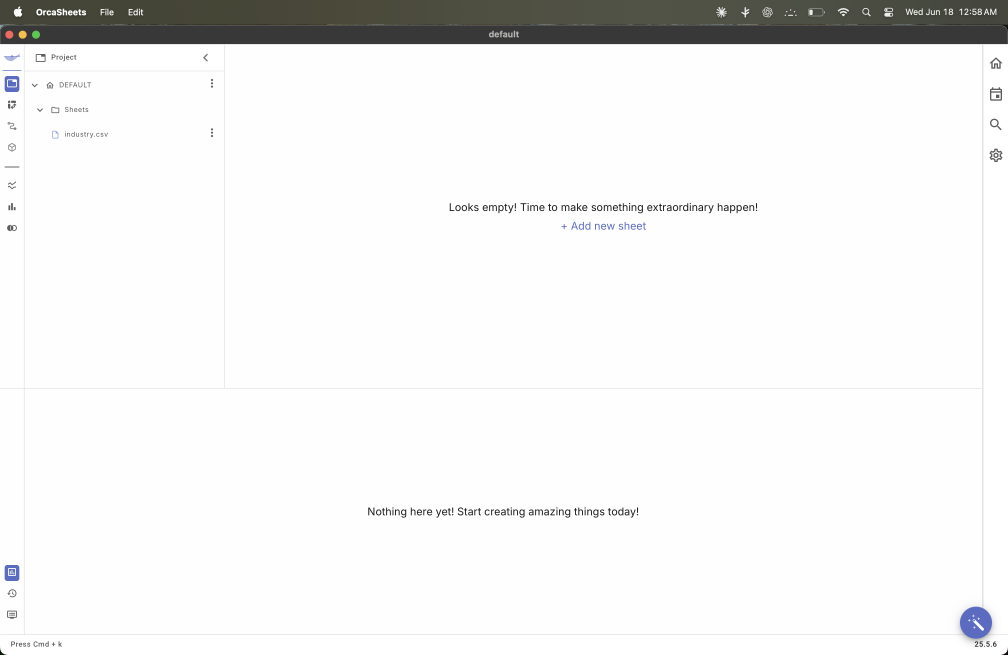
#> input picture ss02.png, 3024 x 1964 px (shown at 1/3 size)
$ python test_dynamic_detection.py
#> lines starting #> are read from the running program, lines starting #| are printed output that depends on the picture; after the words box and inside, x2 and y2 are one past the last pixel; in counts of white or black regions, pixels touching at a corner belong together
### tools/orcasheets/core/vision.py
import base64
from typing import Optional, Tuple, List
import asyncio

# Optional imports for vision capabilities
try:
    import cv2
    import numpy as np
    from PIL import Image
    HAS_VISION = True
except ImportError:
    HAS_VISION = False


class ScreenAnalyzer:
    """
    Analyzes screenshots to find UI elements dynamically.
    This reduces reliance on hardcoded coordinates.
    """

    def __init__(self):
        self.confidence_threshold = 0.8

    def base64_to_opencv(self, base64_image: str):
        """Convert base64 image to OpenCV format"""
        if not HAS_VISION:
            raise ImportError("OpenCV not available. Install with: pip install opencv-python")
        image_data = base64.b64decode(base64_image)
        nparr = np.frombuffer(image_data, np.uint8)
        image = cv2.imdecode(nparr, cv2.IMREAD_COLOR)
#> image is the input picture: shape (1964, 3024, 3); mean B, G, R 240.3, 240.6, 240.6
        return image

    # [8 lines left out: function find_button_by_text_area, not called in this run]

    def find_add_new_sheet_button(self, base64_image: str) -> Optional[Tuple[int, int]]:
        """
        Find the 'Add new sheet' button in the screenshot.
        Uses multiple detection methods.
        """
        if not HAS_VISION:
            # Fallback to approximate center if no computer vision
            return self._fallback_add_new_sheet_location()

        image = self.base64_to_opencv(base64_image)
        height, width = image.shape[:2]

        # Method 1: Look for blue/link-colored text areas
        coords = self._find_by_color_pattern(image)
        if coords:
            return coords

        # Method 2: Look for text-like regions in the center area
        coords = self._find_by_text_region(image)
        if coords:
            return coords

        # Method 3: Fallback to center area where "Add new sheet" typically appears
        return self._fallback_add_new_sheet_location()

    def _find_by_color_pattern(self, image) -> Optional[Tuple[int, int]]:
        """Find button by looking for blue/link colors"""
        try:
            # Convert to HSV for better color detection
            hsv = cv2.cvtColor(image, cv2.COLOR_BGR2HSV)
#> hsv: shape (1964, 3024, 3); mean H, S, V 1.9, 2.2, 240.8

            # Look for blue-ish colors (common in links/buttons)
            lower_blue = np.array([100, 50, 50])
            upper_blue = np.array([130, 255, 255])

            mask = cv2.inRange(hsv, lower_blue, upper_blue)
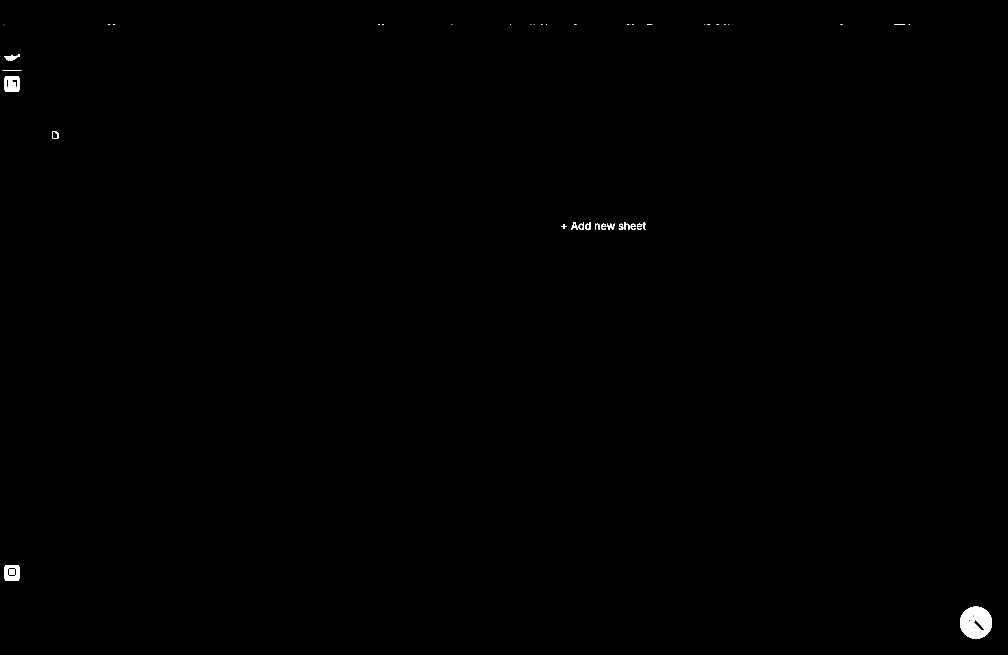
#> mask: shape (1964, 3024) (shown at 1/3 size); 0.21% white; 49 white regions (27 under 20 px)

            # Find contours
            contours, _ = cv2.findContours(mask, cv2.RETR_EXTERNAL, cv2.CHAIN_APPROX_SIMPLE)
#> contours = 46 contours, 28 with area under 20; largest, box (x1, y1, x2, y2) and area: (2880, 1820, 2976, 1916) 7150, (14, 1695, 58, 1743) 1981, (14, 228, 58, 276) 1981, (157, 393, 175, 415) 339, (1736, 666, 1752, 689) 230

            # Look for appropriately sized regions
            for contour in contours:
                area = cv2.contourArea(contour)
                if 100 < area < 5000:  # Filter by size
                    x, y, w, h = cv2.boundingRect(contour)
                    # Check if it's in the center area and reasonable size
                    center_x, center_y = x + w // 2, y + h // 2
                    img_center_x, img_center_y = image.shape[1] // 2, image.shape[0] // 2

                    # Prefer elements closer to center
                    if abs(center_x - img_center_x) < img_center_x // 2:
                        return (center_x, center_y)
#> this loop made 4 passes
#> (area, x, y, w, h, center_x, center_y, img_center_x) on passes 2, 4: (1981, 14, 1695, 44, 48, 36, 1719, 1512), (138, 1911, 671, 15, 18, 1918, 680, 1512)

        except Exception as e:
            print(f"Color detection failed: {e}")

        return None

    # [39 lines left out: function _find_by_text_region, not called in this run]

    def _fallback_add_new_sheet_location(self) -> Tuple[int, int]:
        """Fallback location for Add new sheet button"""
        # Based on typical screen layouts, "Add new sheet" is usually in center
        # This is a reasonable fallback
        return (683, 400)  # Approximate center area

    # [53 lines left out: functions find_project_in_list, find_search_box, detect_file_dialog, find_file_in_dialog, not called in this run]

    async def wait_for_element(self, automation_instance, element_finder, timeout: int = 10) -> Optional[Tuple[int, int]]:
        """
        Wait for a UI element to appear and return its coordinates.

        Args:
            automation_instance: Instance of OrcaSheetsAutomation
            element_finder: Function that takes base64_image and returns coordinates
            timeout: Maximum time to wait in seconds
        """
        start_time = asyncio.get_event_loop().time()

        while asyncio.get_event_loop().time() - start_time < timeout:
            screenshot = await automation_instance._take_screenshot()
            if screenshot.base64_image:
                coords = element_finder(screenshot.base64_image)
                if coords:
                    return coords

            await asyncio.sleep(0.5)

        return None

    # [27 lines left out: function analyze_screen_state, not called in this run]

### tools/orcasheets/orcasheets_automation.py
import asyncio
import time
from pathlib import Path
from typing import Optional, Union
import base64

from ..computer import ComputerTool
from ..base import ToolResult
from .core.vision import ScreenAnalyzer
from .core.applescript_helper import AppleScriptHelper

# Optional imports for vision capabilities
try:
    import cv2
    import numpy as np
    from PIL import Image
    HAS_VISION = True
except ImportError:
    HAS_VISION = False


class OrcaSheetsAutomation:
    """
    OrcaSheets automation framework that wraps computer.py functionality
    for OrcaSheets-specific tasks.
    """

    def __init__(self):
        self.computer = ComputerTool()
        self.wait_time = 2.0  # Default wait time between actions
        self.screen_analyzer = ScreenAnalyzer()
        self.applescript = AppleScriptHelper()

    async def _wait(self, seconds: Optional[float] = None):
        """Wait for specified time or default wait time"""
        await asyncio.sleep(seconds or self.wait_time)

    async def _take_screenshot(self) -> ToolResult:
        """Take a screenshot and return the result"""
        return await self.computer(action="screenshot")

    async def _find_text_in_screenshot(self, text: str, screenshot_result: ToolResult) -> Optional[tuple[int, int]]:
        """
        Find text in screenshot using OCR-like approach.
        This is a simplified implementation - in production you'd want to use proper OCR.
        For now, this returns None and we'll rely on coordinate-based clicking with visual inspection.
        """
        # TODO: Implement proper OCR text detection
        # For now, return None to indicate text-based clicking is not implemented
        return None

    async def _find_element_by_color_pattern(self, screenshot_result: ToolResult, color_range: tuple) -> Optional[tuple[int, int]]:
        """
        Find UI elements by color patterns in screenshot.
        This is a placeholder for more sophisticated image recognition.
        """
        # TODO: Implement color-based element detection
        return None

    async def open_spotlight(self):
        """Open macOS Spotlight search"""
        print("Opening Spotlight...")
        result = await self.computer(action="key", text="cmd+space")
        await self._wait(1.0)
        return result

    async def search_and_open_app(self, app_name: str = "OrcaSheets"):
        """Search for and open an application using Spotlight"""
        print(f"Searching for {app_name}...")

        # Open Spotlight
        await self.open_spotlight()

        # Type app name
        await self.computer(action="type", text=app_name)
        await self._wait(1.0)

        # Press Enter to open
        result = await self.computer(action="key", text="Return")
        await self._wait(3.0)  # Wait for app to launch

        print(f"{app_name} opened successfully")
        return result

    async def wait_for_app_launch(self, timeout: int = 10):
        """Wait for OrcaSheets to fully launch"""
        print("Waiting for app to launch...")
        start_time = time.time()

        while time.time() - start_time < timeout:
            screenshot = await self._take_screenshot()
            # Here you could add logic to detect if the app has launched
            # For now, just wait
            await self._wait(1.0)

        print("App launch wait completed")
        return True

    async def select_project(self, project_name: str = "default"):
        """
        Select a project from the project selection screen.
        If project_name is provided, search for it. Otherwise select default.
        """
        print(f"Selecting project: {project_name}")

        # Take screenshot to see current state
        screenshot = await self._take_screenshot()

        if project_name.lower() != "default":
            # Use search functionality
            print("Using search to find project...")
            # Look for search box and click it
            # Based on ss01.png, there's a search box in the project selection
            # These coordinates are approximate - you may need to adjust
            await self.computer(action="mouse_move", coordinate=[400, 180])
            await self.computer(action="left_click")
            await self._wait(0.5)

            # Type project name
            await self.computer(action="type", text=project_name)
            await self._wait(1.0)

            # Click on the first result
            await self.computer(action="mouse_move", coordinate=[400, 220])
            await self.computer(action="left_click")
        else:
            # Click on default project
            print("Selecting default project...")
            # Based on ss01.png, the default project appears around these coordinates
            await self.computer(action="mouse_move", coordinate=[400, 220])
            await self.computer(action="left_click")

        await self._wait(2.0)
        print(f"Project {project_name} selected")

    async def add_new_sheet(self):
        """Click on 'Add new sheet' or plus button to upload a file using dynamic detection"""
        print("Looking for 'Add new sheet' button...")

        # Take screenshot to analyze current state
        screenshot = await self._take_screenshot()

        if not screenshot.base64_image:
            print("Warning: Could not take screenshot, using fallback method")
            return await self._add_new_sheet_fallback()

        # Method 1: Try AppleScript text-based clicking (most reliable)
        print("Trying AppleScript text detection...")
        success = await self.applescript.find_and_click_text("OrcaSheets", "Add new sheet")
        if success:
            print("✅ Found and clicked 'Add new sheet' using AppleScript")
            await self._wait(2.0)
            return

        # Method 2: Try alternative AppleScript text variations
        for text_variation in ["Add new sheet", "new sheet", "+ Add", "Upload"]:
            print(f"Trying AppleScript with text: '{text_variation}'...")
            success = await self.applescript.find_and_click_text("OrcaSheets", text_variation)
            if success:
                print(f"✅ Found and clicked using AppleScript with '{text_variation}'")
                await self._wait(2.0)
                return

        # Method 3: Use computer vision to find the button
        print("Trying computer vision detection...")
        coords = self.screen_analyzer.find_add_new_sheet_button(screenshot.base64_image)
        if coords:
            print(f"🔍 Computer vision found button at coordinates: {coords}")
            await self.computer(action="mouse_move", coordinate=[coords[0], coords[1]])
            await self.computer(action="left_click")
            await self._wait(2.0)
            print("✅ Clicked 'Add new sheet' using computer vision")
            return

        # Method 4: Fallback to center clicking
        print("Using fallback method...")
        await self._add_new_sheet_fallback()

    async def _add_new_sheet_fallback(self):
        """Fallback method for clicking Add new sheet"""
        print("🔄 Using fallback coordinate-based clicking...")

        # Multiple fallback coordinates to try (based on common layouts)
        fallback_coords = [
            [683, 400],  # Center area
            [683, 350],  # Slightly higher
            [683, 450],  # Slightly lower
            [620, 400],  # Left of center
            [750, 400],  # Right of center
        ]

        for i, coords in enumerate(fallback_coords):
            print(f"Trying fallback coordinates {i+1}/{len(fallback_coords)}: {coords}")
            await self.computer(action="mouse_move", coordinate=coords)
            await self.computer(action="left_click")
            await self._wait(1.0)

            # Take a screenshot to see if anything changed
            screenshot = await self._take_screenshot()
            # In a real implementation, you could analyze if a file dialog opened

        print("✅ Completed fallback clicking attempts")

    async def upload_file(self, file_path: str):
        """
        Upload a file after clicking 'Add new sheet'.
        This assumes a file dialog will open.
        """
        print(f"Uploading file: {file_path}")

        # Wait for file dialog to open
        await self._wait(2.0)

        # Use keyboard shortcut to go to file location
        # Cmd+Shift+G opens "Go to folder" dialog
        await self.computer(action="key", text="cmd+shift+g")
        await self._wait(1.0)

        # Type the directory path
        file_obj = Path(file_path)
        directory_path = str(file_obj.parent)
        await self.computer(action="type", text=directory_path)
        await self.computer(action="key", text="Return")
        await self._wait(1.0)

        # Type filename to select it
        filename = file_obj.name
        await self.computer(action="type", text=filename)
        await self._wait(0.5)

        # Press Enter or click Open button
        await self.computer(action="key", text="Return")
        await self._wait(2.0)

        print(f"File {file_path} uploaded successfully")

    async def full_workflow(self, file_path: str, project_name: str = "default"):
        """
        Complete workflow: Open OrcaSheets, select project, and upload file
        """
        print("Starting OrcaSheets automation workflow...")

        try:
            # Step 1: Open OrcaSheets
            await self.search_and_open_app("OrcaSheets")
            await self.wait_for_app_launch()

            # Step 2: Select project
            await self.select_project(project_name)

            # Step 3: Add new sheet
            await self.add_new_sheet()

            # Step 4: Upload file
            await self.upload_file(file_path)

            print("Workflow completed successfully!")
            return True

        except Exception as e:
            print(f"Workflow failed: {str(e)}")
            return False

    async def take_debug_screenshot(self, filename: str = "debug_screenshot.png"):
        """Take a screenshot for debugging purposes"""
        screenshot = await self._take_screenshot()
        if screenshot.base64_image:
            image_data = base64.b64decode(screenshot.base64_image)
            with open(filename, 'wb') as f:
                f.write(image_data)
            print(f"Debug screenshot saved as {filename}")
        return screenshot


# Convenience function for easy usage
async def automate_orcasheets(file_path: str, project_name: str = "default"):
    """
    Convenience function to automate OrcaSheets file upload

    Args:
        file_path: Path to the file to upload
        project_name: Name of the project to select (default: "default")

    Returns:
        bool: True if successful, False otherwise
    """
    automation = OrcaSheetsAutomation()
    return await automation.full_workflow(file_path, project_name)


# Example usage
# [9 lines that do not run on import are left out]

### test_dynamic_detection.py
#!/usr/bin/env python3
"""
Test the dynamic detection methods for finding "Add new sheet" button.
"""

import asyncio
import base64
from tools.orcasheets.core.vision import ScreenAnalyzer
from tools.orcasheets.core.applescript_helper import AppleScriptHelper

async def test_vision_detection():
    """Test computer vision detection on the provided screenshots"""
    print("🧪 Testing Computer Vision Detection")
    print("=" * 50)

    analyzer = ScreenAnalyzer()

    # Test with the provided screenshots
    screenshots = ["ss01.png", "ss02.png"]

    for screenshot_file in screenshots:
        print(f"\n🔍 Testing with {screenshot_file}...")

        try:
            # Read the screenshot file
            with open(screenshot_file, 'rb') as f:
                image_data = f.read()
                base64_image = base64.b64encode(image_data).decode()

            print(f"   📸 Loaded screenshot: {len(base64_image)} bytes")

            # Test the add new sheet button detection
            coords = analyzer.find_add_new_sheet_button(base64_image)

            if coords:
                print(f"   ✅ Found 'Add new sheet' button at: {coords}")

                # Validate coordinates are reasonable
                x, y = coords
                if 0 <= x <= 2000 and 0 <= y <= 2000:  # Reasonable screen bounds
                    print(f"   ✅ Coordinates are within reasonable bounds")
                else:
                    print(f"   ⚠️  Coordinates seem out of bounds: {coords}")
            else:
                print(f"   ❌ Could not find 'Add new sheet' button")

        except Exception as e:
            print(f"   ❌ Error testing {screenshot_file}: {e}")

    return True
#> in find_add_new_sheet_button, `coords = self._find_by_color_pattern(image)`: coords = (1918, 680)

async def test_applescript_methods():
    """Test AppleScript methods (without actually running them)"""
    print("\n🧪 Testing AppleScript Methods")
    print("=" * 50)

    # Test that AppleScript methods can be called without errors
    print("🔍 Testing AppleScript helper methods...")

    try:
        # Test method signatures and basic functionality
        applescript = AppleScriptHelper()

        print("   ✅ AppleScript helper initialized")

        # Test that the methods exist and are callable
        methods_to_test = [
            "find_and_click_text",
            "get_clickable_elements",
            "click_button_by_name",
            "is_application_running"
        ]

        for method_name in methods_to_test:
            if hasattr(applescript, method_name):
                print(f"   ✅ Method {method_name} exists")
            else:
                print(f"   ❌ Method {method_name} missing")

        return True

    except Exception as e:
        print(f"   ❌ AppleScript test failed: {e}")
        return False

async def test_fallback_detection():
    """Test fallback coordinate detection"""
    print("\n🧪 Testing Fallback Detection")
    print("=" * 50)

    analyzer = ScreenAnalyzer()

    # Test fallback method
    coords = analyzer._fallback_add_new_sheet_location()
    print(f"   📍 Fallback coordinates: {coords}")

    if coords and len(coords) == 2:
        x, y = coords
        if 0 <= x <= 2000 and 0 <= y <= 2000:
            print(f"   ✅ Fallback coordinates are reasonable")
            return True
        else:
            print(f"   ⚠️  Fallback coordinates seem unusual: {coords}")
            return False
    else:
        print(f"   ❌ Invalid fallback coordinates: {coords}")
        return False

async def test_integration():
    """Test that the updated automation works"""
    print("\n🧪 Testing Integration with OrcaSheets Automation")
    print("=" * 50)

    try:
        from tools.orcasheets.orcasheets_automation import OrcaSheetsAutomation

        automation = OrcaSheetsAutomation()
        print("   ✅ OrcaSheetsAutomation initialized with dynamic detection")

        # Check that new components are available
        if hasattr(automation, 'screen_analyzer'):
            print("   ✅ ScreenAnalyzer available")
        else:
            print("   ❌ ScreenAnalyzer missing")

        if hasattr(automation, 'applescript'):
            print("   ✅ AppleScript helper available")
        else:
            print("   ❌ AppleScript helper missing")

        # Test that the new add_new_sheet method exists
        if hasattr(automation, 'add_new_sheet'):
            print("   ✅ Updated add_new_sheet method available")
        else:
            print("   ❌ add_new_sheet method missing")

        return True

    except Exception as e:
        print(f"   ❌ Integration test failed: {e}")
        return False

async def main():
    """Run all dynamic detection tests"""
    print("🧪 Dynamic Detection Test Suite")
    print("=" * 60)

    tests = [
        ("Computer Vision Detection", test_vision_detection),
        ("AppleScript Methods", test_applescript_methods),
        ("Fallback Detection", test_fallback_detection),
        ("Integration Test", test_integration),
    ]

    results = []
    for test_name, test_func in tests:
        print(f"\n🔍 Running {test_name}...")
        try:
            result = await test_func()
            results.append((test_name, result))
        except Exception as e:
            print(f"💥 Test {test_name} crashed: {e}")
            results.append((test_name, False))

    print("\n" + "=" * 60)
    print("📊 Test Results:")

    passed = 0
    for test_name, result in results:
        status = "PASS" if result else "FAIL"
        emoji = "✅" if result else "❌"
        print(f"{emoji} {test_name}: {status}")
        if result:
            passed += 1

    print(f"\n📈 Summary: {passed}/{len(results)} tests passed")

    if passed == len(results):
        print("\n🎉 All dynamic detection tests passed!")
        print("\n✨ The new coordinate-free detection is working.")
        print("The OrcaSheets tool will now:")
        print("  1️⃣  Try AppleScript text detection first")
        print("  2️⃣  Fall back to computer vision")
        print("  3️⃣  Use multiple fallback coordinates as last resort")
        print("\n🚀 Ready to test with actual OrcaSheets app!")
    else:
        print("\n⚠️  Some tests failed. Check the errors above.")

    return passed == len(results)

if __name__ == "__main__":
#> (the run stopped early here; a loop or call above may not have finished)
